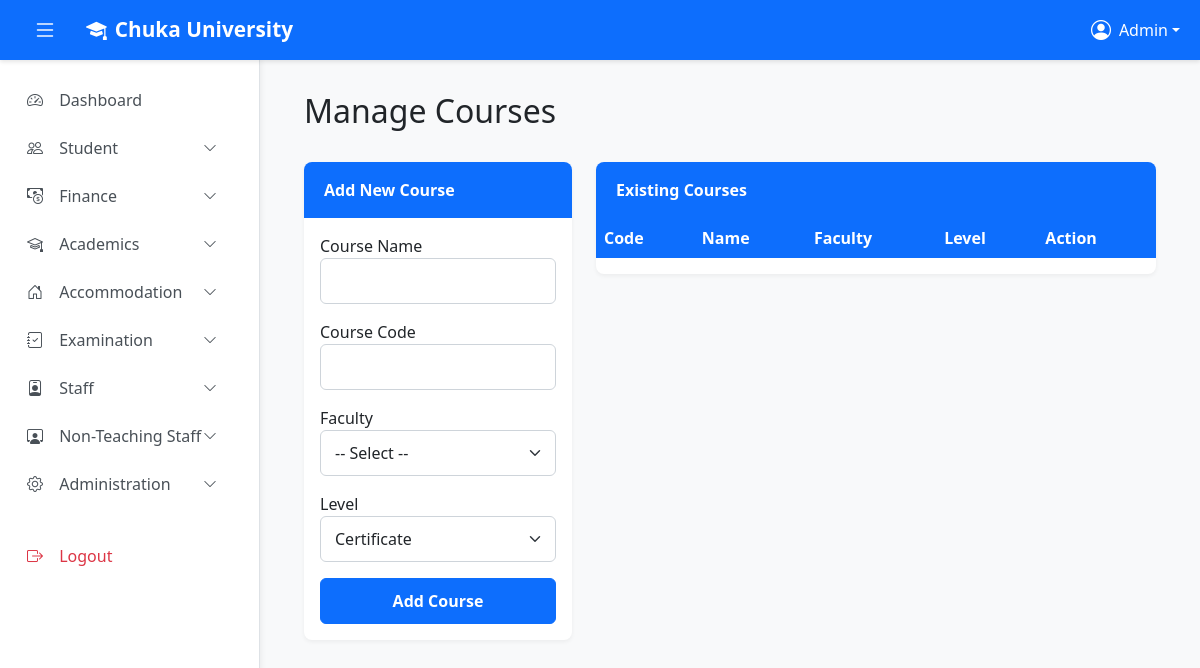
/admin/courses/manage.php (signed in), run on an earlier commit of the app's database.
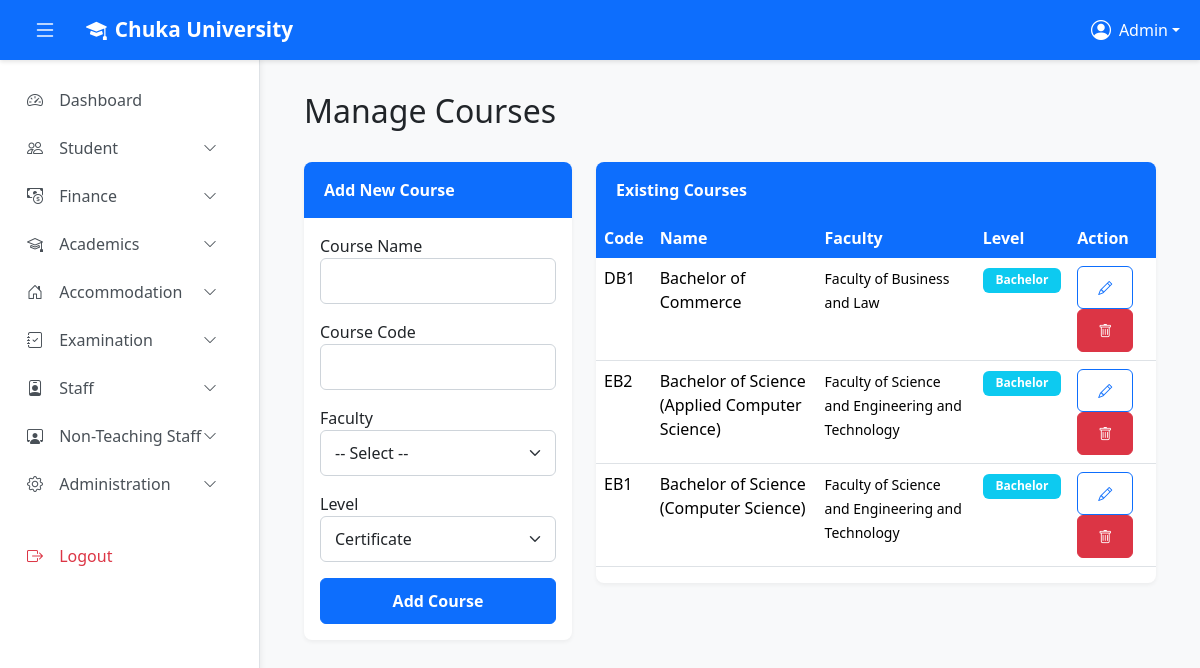
And on a later commit of the database.
### tables this page shows
CREATE TABLE `courses` (
  `id` int(11) NOT NULL,
  `faculty_id` int(11) NOT NULL,
  `course_name` varchar(150) NOT NULL,
  `course_code` varchar(20) NOT NULL,
  `level` enum('Certificate','Diploma','Bachelor','Masters','PhD') NOT NULL,
  `created_at` timestamp NOT NULL DEFAULT current_timestamp()
);

CREATE TABLE `faculties` (
  `id` int(11) NOT NULL,
  `faculty_name` varchar(100) NOT NULL,
  `faculty_code` varchar(10) NOT NULL,
  `created_at` timestamp NOT NULL DEFAULT current_timestamp()
);

### admin/courses/manage.php (the view, shortened to what this page needs)
<?php
require_once '../../config.php';
$courses = $conn->query("SELECT c.*, f.faculty_name FROM courses c LEFT JOIN faculties f ON c.faculty_id = f.id ORDER BY f.faculty_name, c.level, c.course_name")->fetch_all(MYSQLI_ASSOC);
?>
<!DOCTYPE html>
<html lang="en">
<head>
    <link href="https://cdn.jsdelivr.net/npm/bootstrap@5.3.3/dist/css/bootstrap.min.css" rel="stylesheet">
    <link href="https://cdn.jsdelivr.net/npm/bootstrap-icons@1.11.3/font/bootstrap-icons.css" rel="stylesheet">
    <link href="../assets/main.css" rel="stylesheet"/>
</head>
<body>
    <?php include '../partials/top_navbar.php'; ?>
    <?php include '../partials/sidebar.php'; ?>
    <main class="main-content" id="mainContent">
        <div class="container-fluid">
            <div class="row mb-4"><div class="col-12"><h2>Manage Courses</h2></div></div>
            <div class="row">
                <div class="col-lg-4">
                    <div class="card">
                        <div class="card-header">Add New Course</div>
                        <div class="card-body">
                            <form method="post">
                                <div class="mb-3"><label>Course Name</label><input type="text" name="course_name" class="form-control" required></div>
                                <div class="mb-3"><label>Course Code</label><input type="text" name="course_code" class="form-control" required></div>
                                <div class="mb-3">
                                    <label>Faculty</label>
                                    <select name="faculty_id" class="form-select" required>
                                        <option value="">-- Select --</option>
                                    </select>
                                </div>
                                <div class="mb-3">
                                    <label>Level</label>
                                    <select name="level" class="form-select" required>
                                        <option value="Certificate">Certificate</option>
                                    </select>
                                </div>
                                <button class="btn btn-primary w-100">Add Course</button>
                            </form>
                        </div>
                    </div>
                </div>
                <div class="col-lg-8">
                    <div class="card">
                        <div class="card-header">Existing Courses</div>
                        <div class="card-body p-0">
                            <table class="table table-hover">
                                <thead><tr><th>Code</th><th>Name</th><th>Faculty</th><th>Level</th><th>Action</th></tr></thead>
                                <tbody>
                                    <?php foreach ($courses as $c): ?>
                                    <tr>
                                        <td><?php echo htmlspecialchars($c['course_code']); ?></td>
                                        <td><?php echo htmlspecialchars($c['course_name']); ?></td>
                                        <td><small><?php echo htmlspecialchars($c['faculty_name']); ?></small></td>
                                        <td><span class="badge bg-info"><?php echo $c['level']; ?></span></td>
                                        <td>
                                            <button class="btn btn-sm btn-outline-primary edit-course-btn"
                                                data-bs-toggle="modal" data-bs-target="#editCourseModal"
                                                data-id="<?php echo $c['id']; ?>"
                                                data-name="<?php echo htmlspecialchars($c['course_name']); ?>"
                                                data-code="<?php echo htmlspecialchars($c['course_code']); ?>"
                                                data-faculty="<?php echo $c['faculty_id']; ?>"
                                                data-level="<?php echo $c['level']; ?>">
                                                <i class="bi bi-pencil"></i>
                                            </button>
                                            <form method="post" class="d-inline" onsubmit="return confirm('Delete?');">
                                                <button class="btn btn-sm btn-danger"><i class="bi bi-trash"></i></button>
                                            </form>
                                        </td>
                                    </tr>
                                    <?php endforeach; ?>
                                </tbody>
                            </table>
                        </div>
                    </div>
                </div>
            </div>
        </div>
    </main>
</html>

### admin/partials/top_navbar.php (shortened to what this page needs)
<nav class="navbar navbar-expand-lg navbar-dark top-navbar">
    <div class="container-fluid">
        <button class="btn btn-link text-white me-2" id="sidebarToggle">
            <i class="bi bi-list fs-4"></i>
        </button>
        <a class="navbar-brand" href="#">
            <i class="bi bi-mortarboard-fill me-2"></i>Chuka University
        </a>
        <div class="collapse navbar-collapse" id="navbarNav">
            <ul class="navbar-nav ms-auto">
                <li class="nav-item dropdown">
                    <a class="nav-link dropdown-toggle text-white d-flex align-items-center" href="#" id="userDropdown" role="button" data-bs-toggle="dropdown">
                        <i class="bi bi-person-circle me-2 fs-5"></i>
                        <span class="d-none d-md-inline"><?php echo htmlspecialchars($admin_name ?? 'Admin'); ?></span>
                    </a>
                </li>
            </ul>
        </div>
    </div>
</nav>

### admin/partials/sidebar.php (shortened to what this page needs)
<aside class="sidebar" id="sidebar">
    <nav class="sidebar-nav">
        <ul class="nav flex-column">
            <li class="nav-item">
                <a class="nav-link" href="/mini-auth-project/admin/admin.php">
                    <i class="bi bi-speedometer2"></i> Dashboard
                </a>
            </li>
            <li class="nav-item">
                <a class="nav-link collapsed d-flex justify-content-between align-items-center" href="#" data-bs-toggle="collapse" data-bs-target="#studentSubmenu">
                    <span><i class="bi bi-people"></i> Student</span>
                    <i class="bi bi-chevron-down small"></i>
                </a>
            </li>
            <li class="nav-item">
                <a class="nav-link collapsed d-flex justify-content-between align-items-center" href="#" data-bs-toggle="collapse" data-bs-target="#financeSubmenu">
                    <span><i class="bi bi-cash-coin"></i> Finance</span>
                    <i class="bi bi-chevron-down small"></i>
                </a>
            </li>
            <li class="nav-item">
                <a class="nav-link collapsed d-flex justify-content-between align-items-center" href="#" data-bs-toggle="collapse" data-bs-target="#academicsSubmenu">
                    <span><i class="bi bi-mortarboard"></i> Academics</span>
                    <i class="bi bi-chevron-down small"></i>
                </a>
            </li>
            <li class="nav-item">
                <a class="nav-link collapsed d-flex justify-content-between align-items-center" href="#" data-bs-toggle="collapse" data-bs-target="#accomSubmenu">
                    <span><i class="bi bi-house-door"></i> Accommodation</span>
                    <i class="bi bi-chevron-down small"></i>
                </a>
            </li>
            <li class="nav-item">
                <a class="nav-link collapsed d-flex justify-content-between align-items-center" href="#" data-bs-toggle="collapse" data-bs-target="#examSubmenu">
                    <span><i class="bi bi-journal-check"></i> Examination</span>
                    <i class="bi bi-chevron-down small"></i>
                </a>
            </li>
            <li class="nav-item">
                <a class="nav-link collapsed d-flex justify-content-between align-items-center" href="#" data-bs-toggle="collapse" data-bs-target="#staffSubmenu">
                    <span><i class="bi bi-person-badge"></i> Staff</span>
                    <i class="bi bi-chevron-down small"></i>
                </a>
            </li>
            <li class="nav-item">
                <a class="nav-link collapsed d-flex justify-content-between align-items-center" href="#" data-bs-toggle="collapse" data-bs-target="#nonStaffSubmenu">
                    <span><i class="bi bi-person-workspace"></i> Non-Teaching Staff</span>
                    <i class="bi bi-chevron-down small"></i>
                </a>
            </li>
            <li class="nav-item">
                <a class="nav-link collapsed d-flex justify-content-between align-items-center" href="#" data-bs-toggle="collapse" data-bs-target="#adminSubmenu">
                    <span><i class="bi bi-gear"></i> Administration</span>
                    <i class="bi bi-chevron-down small"></i>
                </a>
            </li>
            <li class="nav-item mt-4">
                <a class="nav-link text-danger" href="/mini-auth-project/logout.php">
                    <i class="bi bi-box-arrow-right"></i> Logout
                </a>
            </li>
        </ul>
    </nav>
</aside>

### admin/assets/main.css (style rules this page uses)
:root { --sidebar-width: 260px; --navbar-height: 60px; }
body { background-color: #f8f9fa; font-family: 'Segoe UI', Tahoma, Geneva, Verdana, sans-serif; }
.top-navbar { background-color: #0d6efd; height: var(--navbar-height); box-shadow: 0 2px 4px rgba(0,0,0,0.1); position: fixed; top: 0; left: 0; right: 0; z-index: 1030; }
.top-navbar .navbar-brand { font-weight: 700; font-size: 1.3rem; color: #fff !important; }
.sidebar { position: fixed; top: var(--navbar-height); left: 0; bottom: 0; width: var(--sidebar-width); background-color: #fff; border-right: 1px solid #dee2e6; overflow-y: auto; transition: transform 0.3s ease; z-index: 1020; box-shadow: 2px 0 5px rgba(0,0,0,0.05); }
.sidebar-nav { padding: 1rem 0; }
.sidebar-nav .nav-link { color: #495057; padding: 0.75rem 1.5rem; border-left: 3px solid transparent; transition: all 0.2s ease; font-weight: 500; }
.sidebar-nav .nav-link i { width: 20px; margin-right: 0.75rem; }
.main-content { margin-top: var(--navbar-height); margin-left: var(--sidebar-width); transition: margin-left 0.3s ease; padding: 2rem; }
.card { border: none; border-radius: 8px; box-shadow: 0 2px 4px rgba(0,0,0,0.05); margin-bottom: 1.5rem; }
.card-header { background-color: #0d6efd; color: white; border: none; border-radius: 8px 8px 0 0 !important; padding: 1rem 1.25rem; font-weight: 600; }
.table thead th { background-color: #0d6efd; color: white; border: none; font-weight: 600; white-space: nowrap; }
.table tbody tr { transition: background-color 0.2s ease; }
.form-control, .form-select { border-radius: 6px; border: 1px solid #ced4da; padding: 0.625rem 0.875rem; }
.btn { border-radius: 6px; padding: 0.625rem 1.25rem; font-weight: 600; }
.btn-primary { background-color: #0d6efd; border-color: #0d6efd; }
.badge { padding: 0.4rem 0.8rem; font-weight: 600; }

What changed in the data, as far as the page shows it:
added courses: course_code "DB1", course_name "Bachelor of Commerce", faculty.faculty_name "Faculty of Business and Law", level "Bachelor"
added courses: course_code "EB2", course_name "Bachelor of Science (Applied Computer Science)", faculty.faculty_name "Faculty of Science and Engineering and Technology", level "Bachelor"
added courses: course_code "EB1", course_name "Bachelor of Science (Computer Science)", faculty.faculty_name "Faculty of Science and Engineering and Technology", level "Bachelor"
